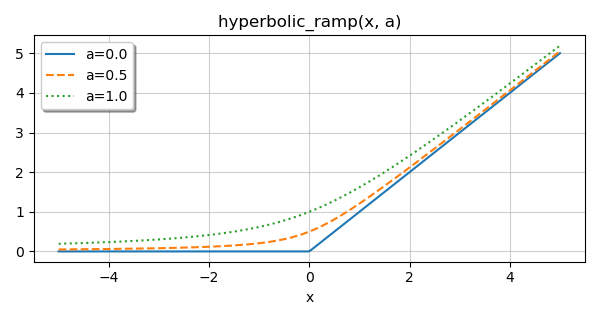

Python code for this plot:
import numpy as np
import matplotlib.pyplot as plt

from ufunclab import hyperbolic_ramp


x = np.linspace(-5, 5, 250)

plt.figure(figsize=(6, 3.2))

for a, ls in [(0.0, '-'), (0.5, '--'), (1.0, ':')]:
    plt.plot(x, hyperbolic_ramp(x, a), ls, label=f'{a=}')

plt.title('hyperbolic_ramp(x, a)')
plt.xlabel('x')
plt.grid(alpha=0.6)
plt.legend(framealpha=1, shadow=True)
plt.tight_layout()
# plt.show()
plt.savefig('hyperbolic_ramp_demo.png')
